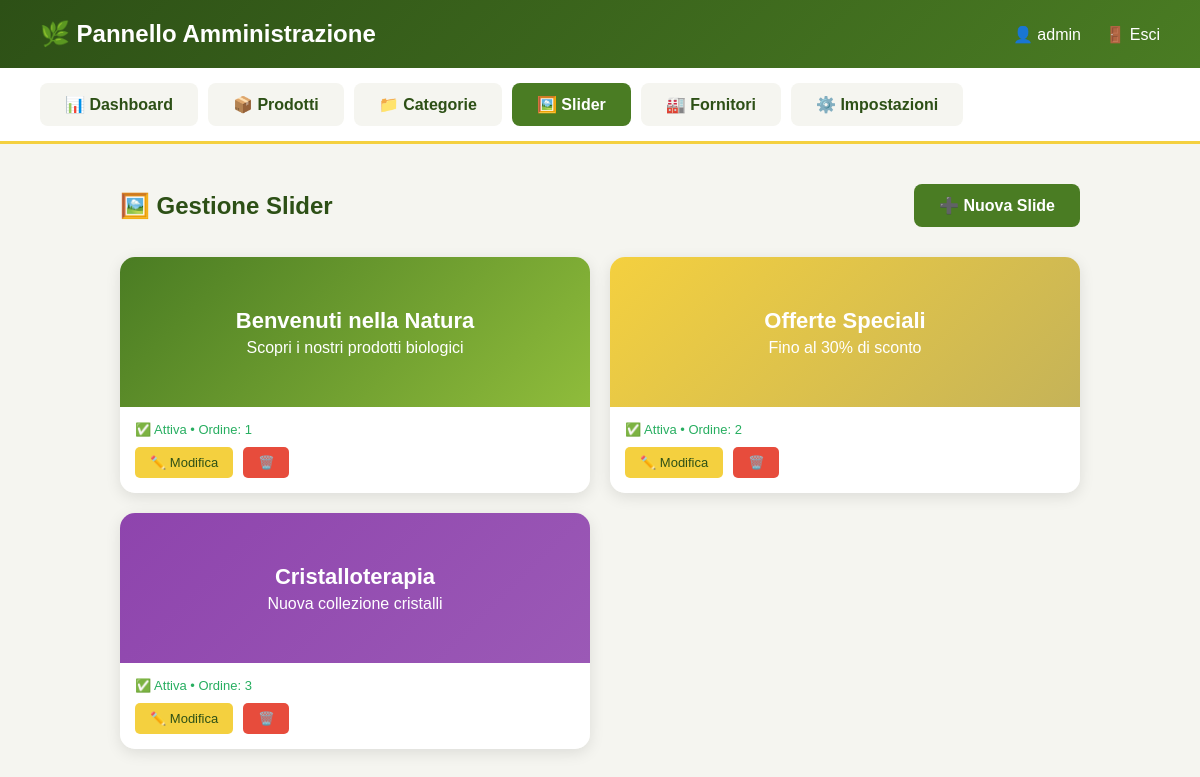
The page /admin/slider.php (signed in) on the database its author committed.
### tables this page shows
CREATE TABLE slider (
    id INT AUTO_INCREMENT PRIMARY KEY,
    titolo VARCHAR(200),
    sottotitolo VARCHAR(300),
    immagine VARCHAR(500),
    link VARCHAR(300),
    colore_bg VARCHAR(100) DEFAULT 'linear-gradient(135deg, #4a7c23 0%, #8fbc3b 100%)',
    ordine INT DEFAULT 0,
    attivo BOOLEAN DEFAULT TRUE
);

### admin/slider.php (the view, shortened to what this page needs)
<?php
require_once '../config.php';
$slides = $pdo->query("SELECT * FROM slider ORDER BY ordine")->fetchAll();
?>
<!DOCTYPE html>
<html lang="it">
<head>
</head>
<body>
    <div class="admin-header">
        <h1>🌿 Pannello Amministrazione</h1>
        <div><span>👤 <?php echo $_SESSION['admin_user']; ?></span> <a href="logout.php">🚪 Esci</a></div>
    </div>
    <nav class="admin-nav">
        <a href="dashboard.php">📊 Dashboard</a>
        <a href="prodotti.php">📦 Prodotti</a>
        <a href="categorie.php">📁 Categorie</a>
        <a href="slider.php" class="active">🖼️ Slider</a>
        <a href="fornitori.php">🏭 Fornitori</a>
        <a href="impostazioni.php">⚙️ Impostazioni</a>
    </nav>
    <main>
        <div class="page-header">
            <h2>🖼️ Gestione Slider</h2>
            <a href="slider.php?action=new" class="btn-new">➕ Nuova Slide</a>
        </div>
        <div class="slides-grid">
            <?php foreach ($slides as $s): ?>
            <div class="slide-card">
                <div class="slide-preview" style="background: <?php echo $s['colore_bg']; ?>;">
                    <h3><?php echo $s['titolo'] ?: '(Senza titolo)'; ?></h3>
                    <p><?php echo $s['sottotitolo']; ?></p>
                </div>
                <div class="slide-info">
                    <div class="status <?php echo $s['attivo'] ? 'status-active' : 'status-inactive'; ?>">
                        <?php echo $s['attivo'] ? '✅ Attiva' : '❌ Disattivata'; ?> • Ordine: <?php echo $s['ordine']; ?>
                    </div>
                    <div class="actions">
                        <a href="slider.php?edit=<?php echo $s['id']; ?>" class="edit">✏️ Modifica</a>
                        <a href="slider.php?delete=<?php echo $s['id']; ?>" class="delete" onclick="return confirm('Eliminare?')">🗑️</a>
                    </div>
                </div>
            </div>
            <?php endforeach; ?>
        </div>
    </main>
</body>
</html>

### admin/slider.php (style rules this page uses)
* { margin: 0; padding: 0; box-sizing: border-box; }
body { font-family: Arial, sans-serif; background: #f5f5f0; }
.admin-header { background: linear-gradient(135deg, #2d5016 0%, #4a7c23 100%); color: white; padding: 20px 40px; display: flex; justify-content: space-between; align-items: center; }
.admin-header h1 { font-size: 24px; }
.admin-header a { color: white; text-decoration: none; margin-left: 20px; }
.admin-nav { background: white; padding: 15px 40px; border-bottom: 3px solid #f4d03f; display: flex; gap: 10px; }
.admin-nav a { padding: 12px 25px; background: #f5f5f0; color: #2d5016; text-decoration: none; border-radius: 8px; font-weight: 600; }
.admin-nav a:hover, .admin-nav a.active { background: #4a7c23; color: white; }
main { max-width: 1000px; margin: 40px auto; padding: 0 20px; }
.page-header { display: flex; justify-content: space-between; align-items: center; margin-bottom: 30px; }
.page-header h2 { color: #2d5016; }
.btn-new { background: #4a7c23; color: white; padding: 12px 25px; border-radius: 8px; text-decoration: none; font-weight: 600; }
.slides-grid { display: grid; grid-template-columns: repeat(2, 1fr); gap: 20px; }
.slide-card { border-radius: 15px; overflow: hidden; box-shadow: 0 4px 15px rgba(0,0,0,0.1); }
.slide-preview { height: 150px; display: flex; flex-direction: column; align-items: center; justify-content: center; color: white; text-align: center; padding: 20px; }
.slide-preview h3 { font-size: 22px; margin-bottom: 5px; }
.slide-info { padding: 15px; background: white; }
.slide-info .status { font-size: 13px; margin-bottom: 10px; }
.slide-info .actions { display: flex; gap: 10px; }
.slide-info .actions a { padding: 8px 15px; border-radius: 5px; text-decoration: none; font-size: 13px; }
.slide-info .edit { background: #f4d03f; color: #2d5016; }
.slide-info .delete { background: #e74c3c; color: white; }
.status-active { color: #27ae60; }

### rows shown on the page
slider: titolo "Benvenuti nella Natura", sottotitolo "Scopri i nostri prodotti biologici", attivo "✅ Attiva", ordine "1"
slider: titolo "Offerte Speciali", sottotitolo "Fino al 30% di sconto", attivo "✅ Attiva", ordine "2"
slider: titolo "Cristalloterapia", sottotitolo "Nuova collezione cristalli", attivo "✅ Attiva", ordine "3"

### other values the page prints
$_SESSION['admin_user'] "admin"
